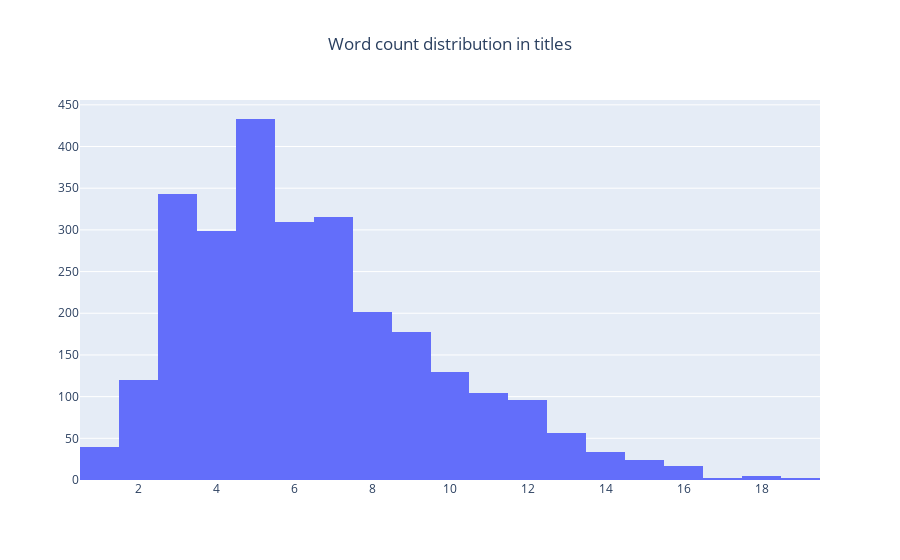

The cell this chart's notebook holds for it:
### Code cell
word_count_distr_graph(word_counts_titles, 'Word count distribution in titles')

### Figure 1 — Plotly figure (JSON) as saved in the notebook; plotly's stock layout.template omitted (floating-point values rounded to 4 significant figures; data arrays with more than 128 entries replaced by an {"elided": "..."} marker saying what was removed)
{"data": [{"type": "histogram", "x": {"elided": "2711 int values"}}], "layout": {"title": {"text": "Word count distribution in titles", "x": 0.5}}}
